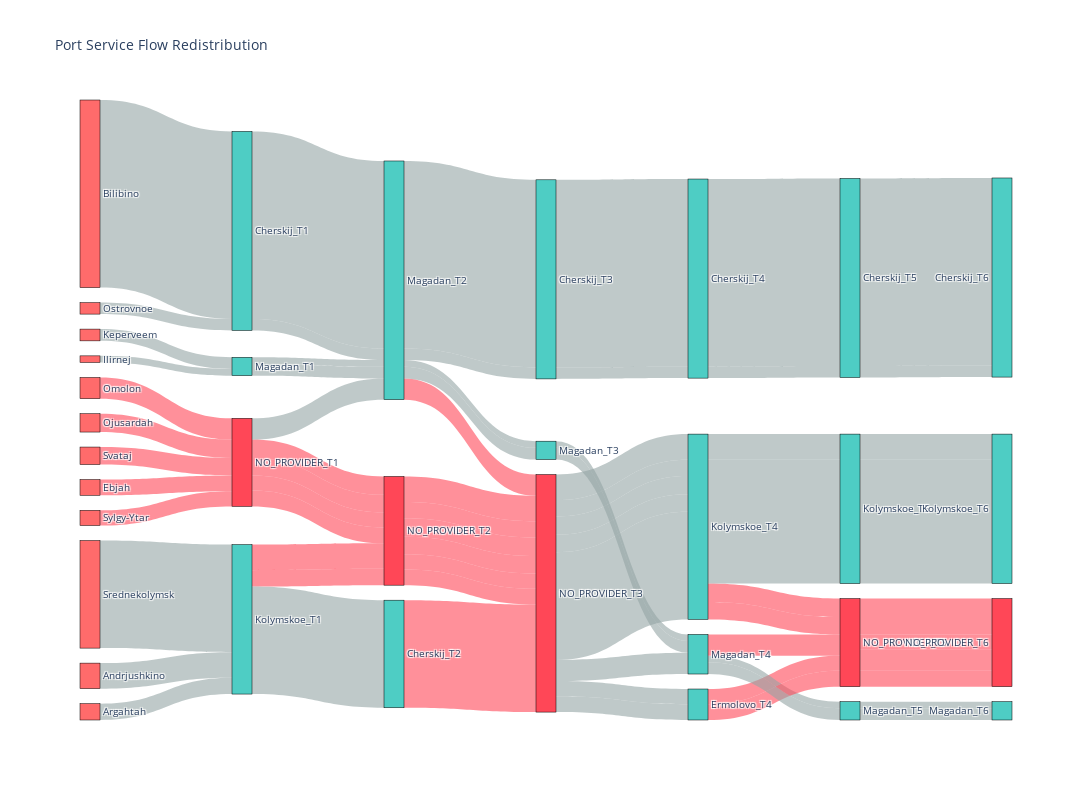

This figure's notebook cell:
### Code cell
import plotly.graph_objects as go
import pandas as pd


def create_clean_sankey(graphs, service_name="port", min_flow=1):
    """
    Create clean Sankey: Consumers -> T1_Providers -> T2_Providers -> T3_Providers
    Simple and straightforward approach
    """

    print(f"Creating Sankey for {len(graphs)} time periods...")

    # Step 1: Get all unique consumers (from first graph), excluding self-sufficient ones
    G1 = graphs[0]
    consumers = {}  # {consumer_name: total_demand}

    # Find settlements with self-loops and full provision
    self_sufficient = set()
    for source, target, data in G1.edges(data=True):
        if data.get("is_service_flow", False) and source == target:  # Self-loop
            # Check if this settlement has full provision
            node_data = G1.nodes[source]
            provision = node_data.get("provision", 0)
            if provision >= 1.0:  # Fully provided
                self_sufficient.add(source)

    print(
        f"Excluding {len(self_sufficient)} self-sufficient settlements: {list(self_sufficient)}"
    )

    # Add consumers excluding self-sufficient ones
    for node_name, node_data in G1.nodes(data=True):
        demand = node_data.get("demand", 0)
        if demand > 0 and node_name not in self_sufficient:
            consumers[node_name] = demand

    print(f"Found {len(consumers)} consumers")

    # Step 2: Get provider assignments for each time period
    all_assignments = []  # [{consumer: provider}, {consumer: provider}, ...]

    for t, G in enumerate(graphs):
        assignments = {}

        # Get service flows (exclude self-service completely)
        for source, target, data in G.edges(data=True):
            if (
                data.get("is_service_flow", False)
                and data.get("assignment", 0) >= min_flow
                and source != target
            ):  # Only external service flows
                if source in consumers:  # Only consumers we know about
                    assignments[source] = target

        # For consumers with NO external assignments, they go to NO_PROVIDER
        # (This excludes self-sufficient settlements completely)
        for consumer in consumers:
            if consumer not in assignments:
                assignments[consumer] = "NO_PROVIDER"

        all_assignments.append(assignments)
        print(
            f"T{t+1}: {len([p for p in assignments.values() if p != 'NO_PROVIDER'])} assignments, "
            f"{len([p for p in assignments.values() if p == 'NO_PROVIDER'])} no provider"
        )

    # Step 3: Create Sankey nodes
    sankey_nodes = []
    node_indices = {}

    # Add consumers (sorted by demand)
    sorted_consumers = sorted(consumers.items(), key=lambda x: x[1], reverse=True)
    for consumer, demand in sorted_consumers:
        sankey_nodes.append(consumer)
        node_indices[consumer] = len(sankey_nodes) - 1

    # Add providers for each time period (sorted by total flow they receive)
    for t in range(len(graphs)):
        # Calculate total flow to each provider
        provider_flows = {}
        for consumer, provider in all_assignments[t].items():
            consumer_demand = consumers[consumer]
            if provider not in provider_flows:
                provider_flows[provider] = 0
            provider_flows[provider] += consumer_demand

        # Sort providers by flow
        sorted_providers = sorted(
            provider_flows.items(), key=lambda x: x[1], reverse=True
        )

        for provider, flow in sorted_providers:
            provider_label = f"{provider}_T{t+1}"
            sankey_nodes.append(provider_label)
            node_indices[provider_label] = len(sankey_nodes) - 1

    print(f"Created {len(sankey_nodes)} nodes")

    # Step 4: Create Sankey flows
    sankey_sources = []
    sankey_targets = []
    sankey_values = []

    # Flows from consumers to T1 providers
    for consumer, provider in all_assignments[0].items():
        consumer_demand = consumers[consumer]
        provider_label = f"{provider}_T1"

        source_idx = node_indices[consumer]
        target_idx = node_indices[provider_label]

        sankey_sources.append(source_idx)
        sankey_targets.append(target_idx)
        sankey_values.append(consumer_demand)

    # Flows between time periods (T1 -> T2, T2 -> T3, etc.)
    for t in range(len(all_assignments) - 1):
        current_assignments = all_assignments[t]
        next_assignments = all_assignments[t + 1]

        for consumer in consumers:
            consumer_demand = consumers[consumer]

            current_provider = current_assignments[consumer]
            next_provider = next_assignments[consumer]

            current_label = f"{current_provider}_T{t+1}"
            next_label = f"{next_provider}_T{t+2}"

            source_idx = node_indices[current_label]
            target_idx = node_indices[next_label]

            sankey_sources.append(source_idx)
            sankey_targets.append(target_idx)
            sankey_values.append(consumer_demand)

    print(f"Created {len(sankey_sources)} flows")

    # Step 5: Create colors
    node_colors = []
    for node in sankey_nodes:
        if node in consumers:  # Consumer
            node_colors.append("#FF6B6B")  # Red
        elif "NO_PROVIDER" in node:  # No provider
            node_colors.append("#FF4757")  # Dark red
        else:  # Provider
            node_colors.append("#4ECDC4")  # Teal

    # Create flow colors
    flow_colors = []
    for i in range(len(sankey_sources)):
        target_node = sankey_nodes[sankey_targets[i]]
        if "NO_PROVIDER" in target_node:
            flow_colors.append("rgba(255, 71, 87, 0.6)")  # Red
        else:
            flow_colors.append("rgba(149, 165, 166, 0.6)")  # Gray

    # Step 6: Create Plotly figure
    fig = go.Figure(
        data=[
            go.Sankey(
                node=dict(
                    pad=15,
                    thickness=20,
                    line=dict(color="black", width=0.5),
                    label=sankey_nodes,
                    color=node_colors,
                ),
                link=dict(
                    source=sankey_sources,
                    target=sankey_targets,
                    value=sankey_values,
                    color=flow_colors,
                ),
            )
        ]
    )

    fig.update_layout(
        title_text=f"{service_name.title()} Service Flow Redistribution",
        font_size=10,
        width=1400,
        height=800,
    )

    fig.show()
    return fig


# Usage:
fig = create_clean_sankey(graphs, service_name="port")

### Figure 1 — Plotly figure (JSON) as saved in the notebook; plotly's stock layout.template omitted (floating-point values rounded to 4 significant figures)
{"data": [{"link": {"color": ["rgba(149, 165, 166, 0.6)", "rgba(149, 165, 166, 0.6)", "rgba(149, 165, 166, 0.6)", "rgba(149, 165, 166, 0.6)", "rgba(149, 165, 166, 0.6)", "rgba(149, 165, 166, 0.6)", "rgba(149, 165, 166, 0.6)", "rgba(255, 71, 87, 0.6)", "rgba(255, 71, 87, 0.6)", "rgba(255, 71, 87, 0.6)", "rgba(255, 71, 87, 0.6)", "rgba(255, 71, 87, 0.6)", "rgba(255, 71, 87, 0.6)", "rgba(255, 71, 87, 0.6)", "rgba(149, 165, 166, 0.6)", "rgba(255, 71, 87, 0.6)", "rgba(255, 71, 87, 0.6)", "rgba(149, 165, 166, 0.6)", "rgba(255, 71, 87, 0.6)", "rgba(149, 165, 166, 0.6)", "rgba(149, 165, 166, 0.6)", "rgba(149, 165, 166, 0.6)", "rgba(255, 71, 87, 0.6)", "rgba(149, 165, 166, 0.6)", "rgba(255, 71, 87, 0.6)", "rgba(255, 71, 87, 0.6)", "rgba(149, 165, 166, 0.6)", "rgba(255, 71, 87, 0.6)", "rgba(255, 71, 87, 0.6)", "rgba(255, 71, 87, 0.6)", "rgba(255, 71, 87, 0.6)", "rgba(149, 165, 166, 0.6)", "rgba(255, 71, 87, 0.6)", "rgba(149, 165, 166, 0.6)", "rgba(255, 71, 87, 0.6)", "rgba(149, 165, 166, 0.6)", "rgba(149, 165, 166, 0.6)", "rgba(149, 165, 166, 0.6)", "rgba(149, 165, 166, 0.6)", "rgba(149, 165, 166, 0.6)", "rgba(149, 165, 166, 0.6)", "rgba(149, 165, 166, 0.6)", "rgba(149, 165, 166, 0.6)", "rgba(149, 165, 166, 0.6)", "rgba(149, 165, 166, 0.6)", "rgba(149, 165, 166, 0.6)", "rgba(149, 165, 166, 0.6)", "rgba(149, 165, 166, 0.6)", "rgba(149, 165, 166, 0.6)", "rgba(149, 165, 166, 0.6)", "rgba(149, 165, 166, 0.6)", "rgba(255, 71, 87, 0.6)", "rgba(255, 71, 87, 0.6)", "rgba(149, 165, 166, 0.6)", "rgba(255, 71, 87, 0.6)", "rgba(149, 165, 166, 0.6)", "rgba(255, 71, 87, 0.6)", "rgba(149, 165, 166, 0.6)", "rgba(255, 71, 87, 0.6)", "rgba(149, 165, 166, 0.6)", "rgba(149, 165, 166, 0.6)", "rgba(149, 165, 166, 0.6)", "rgba(149, 165, 166, 0.6)", "rgba(255, 71, 87, 0.6)", "rgba(255, 71, 87, 0.6)", "rgba(149, 165, 166, 0.6)", "rgba(255, 71, 87, 0.6)", "rgba(149, 165, 166, 0.6)", "rgba(255, 71, 87, 0.6)", "rgba(149, 165, 166, 0.6)", "rgba(255, 71, 87, 0.6)", "rgba(149, 165, 166, 0.6)"], "source": [2, 6, 0, 1, 11, 10, 9, 4, 5, 8, 3, 7, 13, 13, 12, 14, 14, 13, 14, 15, 14, 12, 14, 15, 17, 17, 16, 17, 17, 18, 17, 16, 16, 16, 17, 16, 19, 19, 20, 19, 19, 19, 19, 21, 19, 20, 19, 21, 23, 23, 22, 23, 23, 23, 25, 24, 24, 22, 25, 24, 27, 27, 26, 28, 28, 27, 28, 29, 28, 26, 28, 29], "target": [13, 13, 12, 13, 15, 12, 15, 14, 14, 14, 14, 14, 17, 17, 16, 17, 17, 18, 17, 16, 16, 16, 17, 16, 19, 19, 20, 19, 19, 19, 19, 21, 19, 20, 19, 21, 23, 23, 22, 23, 23, 23, 25, 24, 24, 22, 25, 24, 27, 27, 26, 28, 28, 27, 28, 29, 28, 26, 28, 29, 31, 31, 30, 32, 32, 31, 32, 33, 32, 30, 32, 33], "value": [89, 57, 654, 375, 23, 40, 41, 64, 61, 53, 74, 55, 89, 57, 654, 64, 61, 375, 53, 23, 74, 40, 55, 41, 89, 57, 654, 64, 61, 375, 53, 23, 74, 40, 55, 41, 89, 57, 654, 64, 61, 375, 53, 23, 74, 40, 55, 41, 89, 57, 654, 64, 61, 375, 53, 23, 74, 40, 55, 41, 89, 57, 654, 64, 61, 375, 53, 23, 74, 40, 55, 41]}, "node": {"color": ["#FF6B6B", "#FF6B6B", "#FF6B6B", "#FF6B6B", "#FF6B6B", "#FF6B6B", "#FF6B6B", "#FF6B6B", "#FF6B6B", "#FF6B6B", "#FF6B6B", "#FF6B6B", "#4ECDC4", "#4ECDC4", "#FF4757", "#4ECDC4", "#4ECDC4", "#FF4757", "#4ECDC4", "#FF4757", "#4ECDC4", "#4ECDC4", "#4ECDC4", "#4ECDC4", "#4ECDC4", "#4ECDC4", "#4ECDC4", "#4ECDC4", "#FF4757", "#4ECDC4", "#4ECDC4", "#4ECDC4", "#FF4757", "#4ECDC4"], "label": ["Bilibino", "Srednekolymsk", "Andrjushkino", "Omolon", "Ojusardah", "Svataj", "Argahtah", "Ebjah", "Sylgy-Ytar", "Keperveem", "Ostrovnoe", "Ilirnej", "Cherskij_T1", "Kolymskoe_T1", "NO_PROVIDER_T1", "Magadan_T1", "Magadan_T2", "NO_PROVIDER_T2", "Cherskij_T2", "NO_PROVIDER_T3", "Cherskij_T3", "Magadan_T3", "Cherskij_T4", "Kolymskoe_T4", "Magadan_T4", "Ermolovo_T4", "Cherskij_T5", "Kolymskoe_T5", "NO_PROVIDER_T5", "Magadan_T5", "Cherskij_T6", "Kolymskoe_T6", "NO_PROVIDER_T6", "Magadan_T6"], "line": {"color": "black", "width": 0.5}, "pad": 15, "thickness": 20}, "type": "sankey"}], "layout": {"font": {"size": 10}, "height": 800, "title": {"text": "Port Service Flow Redistribution"}, "width": 1400}}
